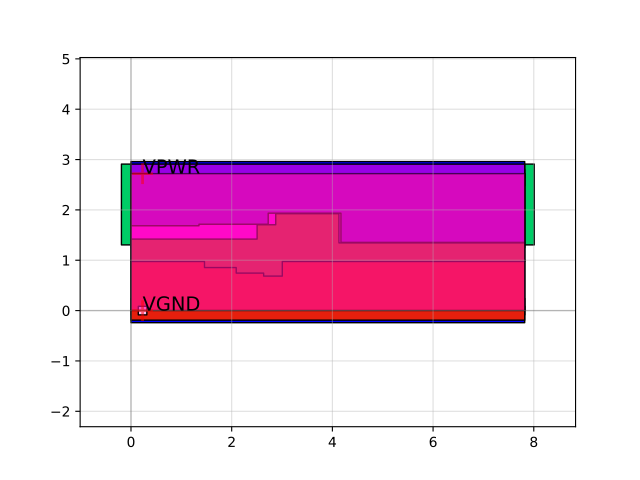

Python code for this plot:
import sky130

c = sky130.components.sky130_fd_sc_hd__dlxbn_2()
c.plot()
